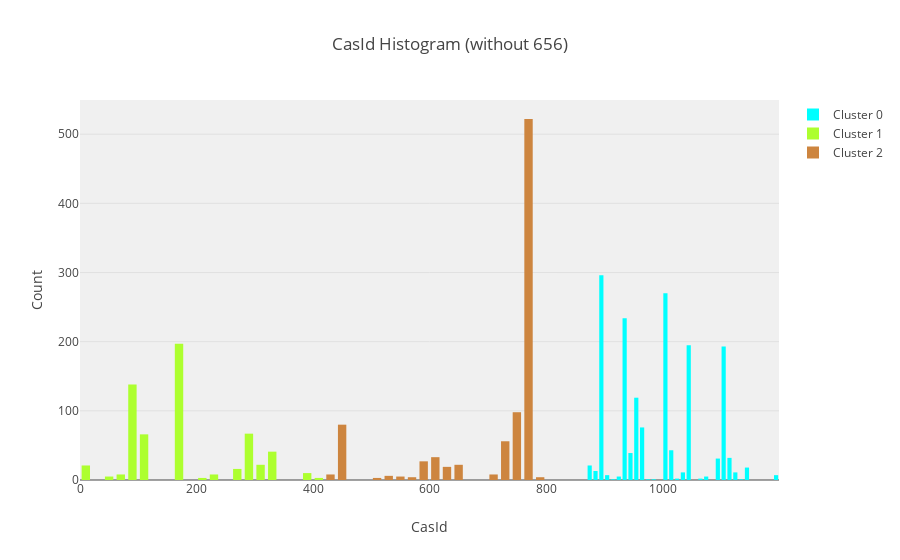

Notebook code cell kept with this figure:
### Code cell
# Get CasId histogram filled by the color of its cluster.
data_plot = []
for c in range(max(clusters) + 1) :
    data_plot.append(
        go.Histogram(
            x = data_without_656[CASID_COLUMN][clusters == c].values,
            name = 'Cluster ' + str(c),
            marker = dict(
                color = COLOR_MAP[c]
            )
        )
    )

layout = go.Layout(
    title='CasId Histogram (without 656)',
    xaxis=dict(
        title='CasId'
    ),
    yaxis=dict(
        title='Count'
    ),
    bargap=0.2,
    bargroupgap=0.1,
    showlegend=True,
    barmode='overlay',
    plot_bgcolor='rgba(240,240,240, 0.95)'
)

fig = go.Figure(data=data_plot, layout=layout)
offline.iplot(fig)
pio.write_image(fig, get_path('casid_histogram_without656'))
Image(get_path('casid_histogram_without656'))

### Figure 1 — Plotly figure (JSON) as saved in the notebook; plotly's stock layout.template omitted (floating-point values rounded to 4 significant figures; data arrays with more than 128 entries replaced by an {"elided": "..."} marker saying what was removed)
{"data": [{"marker": {"color": "aqua"}, "name": "Cluster 0", "type": "histogram", "uid": "06291635-3af3-4a3b-9e8c-38d0142a41ea", "x": {"elided": "1634 int values"}}, {"marker": {"color": "greenyellow"}, "name": "Cluster 1", "type": "histogram", "uid": "2b7c0fcf-1906-42ce-9215-81e911e8d1e8", "x": {"elided": "605 int values"}}, {"marker": {"color": "peru"}, "name": "Cluster 2", "type": "histogram", "uid": "4ccac3e6-f843-49f2-abdd-9278937f8ca2", "x": {"elided": "895 int values"}}], "layout": {"bargap": 0.2, "bargroupgap": 0.1, "barmode": "overlay", "plot_bgcolor": "rgba(240,240,240, 0.95)", "showlegend": true, "title": {"text": "CasId Histogram (without 656)"}, "xaxis": {"title": {"text": "CasId"}}, "yaxis": {"title": {"text": "Count"}}}}
